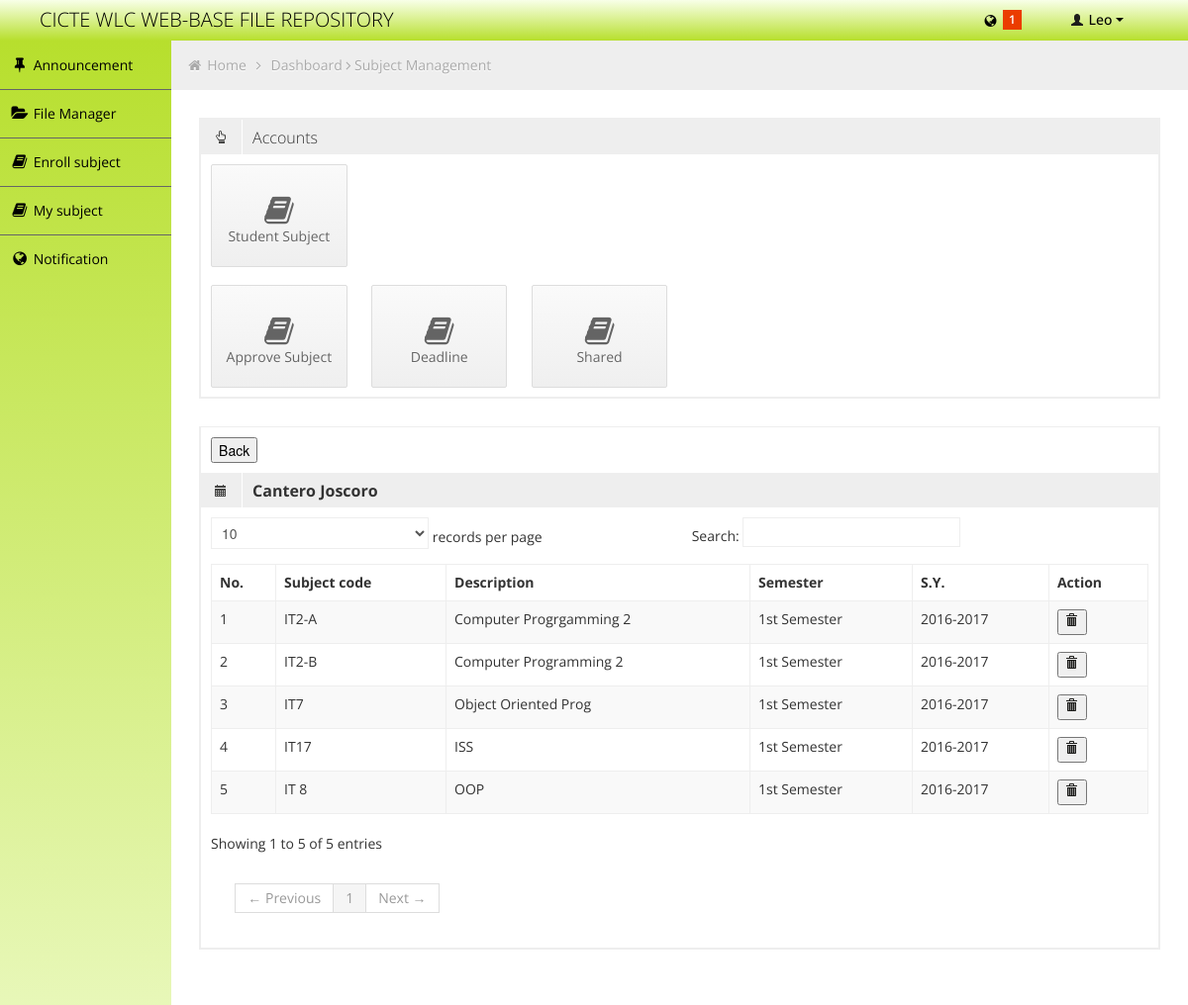
Screenshot of /subjectmanagement.php?subject=persubjstaff&&user_id=6 (signed in) with the database file from the repository.
### tables this page shows
CREATE TABLE `fr_stud` (
  `id` int(11) NOT NULL auto_increment,
  `user_id` int(11) NOT NULL,
  `ControlNo` int(11) NOT NULL,
  `FName` varchar(50) NOT NULL,
  `LName` varchar(50) NOT NULL,
  `Mname` varchar(50) NOT NULL,
  `Course` varchar(30) NOT NULL,
  `Year` varchar(30) NOT NULL,
  `size` int(11) NOT NULL,
  PRIMARY KEY  (`id`),
  UNIQUE KEY `ControlNo` (`ControlNo`)
);

CREATE TABLE `fr_staff` (
  `id` int(11) NOT NULL auto_increment,
  `user_id` int(11) NOT NULL,
  `FirstN` varchar(50) NOT NULL,
  `LastN` varchar(50) NOT NULL,
  `midN` varchar(50) NOT NULL,
  PRIMARY KEY  (`id`)
);

CREATE TABLE `fr_ins_subject` (
  `id` int(11) NOT NULL auto_increment,
  `user_id` int(11) NOT NULL,
  `Subject` varchar(50) NOT NULL,
  `SubPath` varchar(1000) NOT NULL,
  `Date_Created` date NOT NULL,
  `Time_Created` time NOT NULL,
  PRIMARY KEY  (`id`)
);

CREATE TABLE `fr_subject` (
  `subID` int(11) NOT NULL auto_increment,
  `SubCode` varchar(250) NOT NULL,
  `Description` varchar(500) NOT NULL,
  `status` enum('ASSIGNED','NOT ASSIGNED') NOT NULL default 'NOT ASSIGNED',
  `SemID` int(11) NOT NULL,
  PRIMARY KEY  (`subID`),
  UNIQUE KEY `SubCode` (`SubCode`)
);

CREATE TABLE `fr_semester` (
  `SemID` int(11) NOT NULL auto_increment,
  `Semester` varchar(100) NOT NULL,
  `SYID` int(11) NOT NULL,
  `sem_status` enum('Active','Inactive') NOT NULL default 'Inactive',
  PRIMARY KEY  (`SemID`)
);

CREATE TABLE `fr_sy` (
  `SYID` int(11) NOT NULL auto_increment,
  `SYstart` int(11) NOT NULL,
  `SYend` int(11) NOT NULL,
  PRIMARY KEY  (`SYID`)
);

### subjectmanagement/persubjectstaff.php (the view)
<div class="box-content">
	<a href="subjectmanagement.php?subject=faculty"><button>Back</button></a>
</div>
<div class="box-header" data-original-title>
	<?php
		$result = mysql_query("SELECT * FROM fr_staff WHERE user_id = '".$_GET['user_id']."'");
		$row = mysql_fetch_array($result);
	?>
	<h2><i class="halflings-icon calendar"></i><span class="break"></span><b><?php echo $row['FirstN']." ".$row['LastN']; ?></b></h2>
</div>
<div class="box-content">
	<table class="table table-striped table-bordered bootstrap-datatable datatable">
	  <thead>
		  <tr>
		  	<th>No. </th>
		  	<th>Subject code</th>
			<th>Description</th>
			<th>Semester</th>
			<th>S.Y.</th>
			<th>Action</th>
		  </tr>
	  </thead>
	  <tbody>
	  	<?php
	  		$result = mysql_query("SELECT isub.id,isub.Subject,sub.Description,sy.*,sem.* FROM fr_ins_subject as isub,fr_subject as sub , fr_semester as sem , fr_sy as sy WHERE sem.SYID = sy.SYID AND  sem.SemID = sub.SemID AND sub.SubCode = isub.Subject AND sem.sem_status = 'Active' AND isub.user_id = '".$_GET['user_id']."'") or die("Error:".mysql_error());
		 	if(mysql_num_rows($result) > 0)
		 	{
		 		while ($row = mysql_fetch_array($result))
		 		{
		 		$C++;
		 ?>
		 		<tr>
		 			<td><?php echo $C; ?></td>
	              	<td><?php echo $row['Subject']; ?></td>
	              	<td><?php echo $row['Description']; ?></td>
	              	<td><?php echo $row['Semester']; ?></td>
	              	<td><?php echo $row['SYstart'].'-'.$row['SYend']; ?></td>
					<td><a onclick="return confirm('Are you sure you want to delete?');" href="php/delete.php?delete=faculty&&id=<?php echo $row['id']; ?>&&subcode=<?php echo $row['Subject']; ?>"><button><i class="halflings-icon trash"></i></button></a></td>
				</tr>
		<?php
				}
			}
		?>
	  </tbody>
  </table>
</div>

### php/header.php (shortened to what this page needs)
<?php
		if($_SESSION['UserLvl'] == 1)
		{
			$result1 = mysql_query("SELECT * FROM fr_stud WHERE user_id = '".$_SESSION['user_id']."'");
			$row1 = mysql_fetch_array($result1);
			$name = $row1['FName'];
		}
?>
<div class="navbar">
	<div class="navbar-inner">
		<div class="container-fluid">
			<a class="brand" href=""><span>CICTE WLC WEB-BASE FILE REPOSITORY</span></a>
			<div class="nav-no-collapse header-nav">
				<ul class="nav pull-right">
					<li class="dropdown hidden-phone">
						<?php
							$result = mysql_query("SELECT * FROM fr_notification WHERE user_id = '".$_SESSION['user_id']."' AND status = 'unread' ORDER BY id DESC");
							$cnt =  mysql_num_rows($result);
						?>
								<a class="btn dropdown-toggle" data-toggle="dropdown" href="#">
										<i class="icon-globe"></i>
								<?php
									if($cnt != 0)
									{
								?>
										<span class="label label-important"> <?php echo $cnt; ?> </span>
								<?php
									}
								?>
								</a>
					</li>
					<li class="dropdown">
						<a class="btn dropdown-toggle" data-toggle="dropdown" href="#">
							<i class="halflings-icon white user"></i> <?php echo $name; ?>
							<span class="caret"></span>
						</a>
					</li>
				</ul>
			</div>
		</div>
	</div>
</div>

### css/halflings.css (style rules this page uses)
html, html .halflings { -webkit-font-smoothing: antialiased !important; }
.halflings-icon { display: inline-block; width: 14px; height: 14px; line-height: 14px; vertical-align: text-top; background-image: url(../img/glyphicons_halflings.svg); background-position: 0 0; background-repeat: no-repeat; vertical-align: top; *display: inline; *zoom: 1; *margin-right: .3em; }
.halflings-icon.user { background-position: -168px 0; }
.halflings-icon.trash { background-position: -456px 0; }
.halflings-icon.calendar { background-position: -192px -120px; }

### rows the page displays
fr_stud: FName "Leo"
fr_staff: FirstN "Cantero", LastN "Joscoro"
fr_ins_subject: Subject "IT2-A", fr_subject.Description "Computer Progrgamming 2", fr_semester.Semester "1st Semester", fr_sy.SYstart "2016", fr_sy.SYend "2017"
fr_ins_subject: Subject "IT2-B", fr_subject.Description "Computer Programming 2", fr_semester.Semester "1st Semester", fr_sy.SYstart "2016", fr_sy.SYend "2017"
fr_ins_subject: Subject "IT7", fr_subject.Description "Object Oriented Prog", fr_semester.Semester "1st Semester", fr_sy.SYstart "2016", fr_sy.SYend "2017"
fr_ins_subject: Subject "IT17", fr_subject.Description "ISS", fr_semester.Semester "1st Semester", fr_sy.SYstart "2016", fr_sy.SYend "2017"
fr_ins_subject: Subject "IT 8", fr_subject.Description "OOP", fr_semester.Semester "1st Semester", fr_sy.SYstart "2016", fr_sy.SYend "2017"

### other values shown
$cnt "1"
